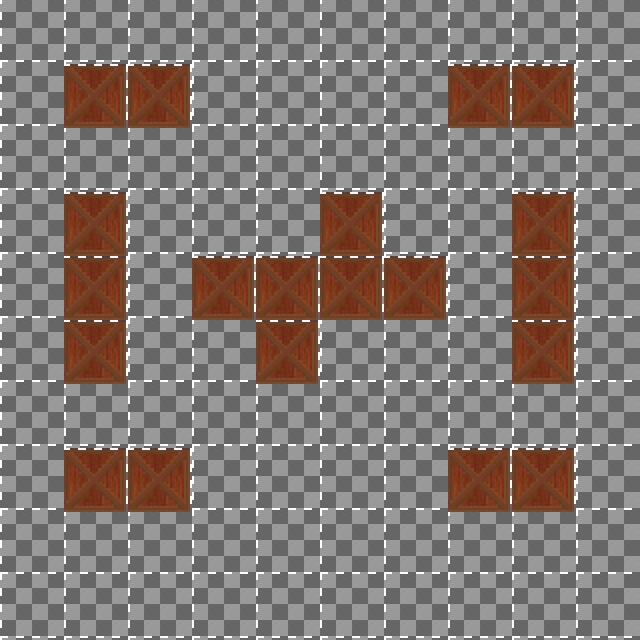

A 2D game scene composited from a Tiled map and its tileset images. What follows is a short description and the map's XML, with each tile layer's data collapsed to a summary:
An orthogonal 10x10 tile map with 64x64 px tiles, 1 tile layer (Kachelebene 1).

<map version="1.0" orientation="orthogonal" width="10" height="10" tilewidth="64" tileheight="64">
 <tileset firstgid="1" source="tmx/test.tsx" />
 <tile id="1">
   <properties>
    <property name="blocked" value="true" />
   </properties>
   </tile>
 <layer name="Kachelebene 1" width="10" height="10">
  <data>[100 cells, 100 non-empty, 2 distinct tile ids]</data>
 </layer>
</map>